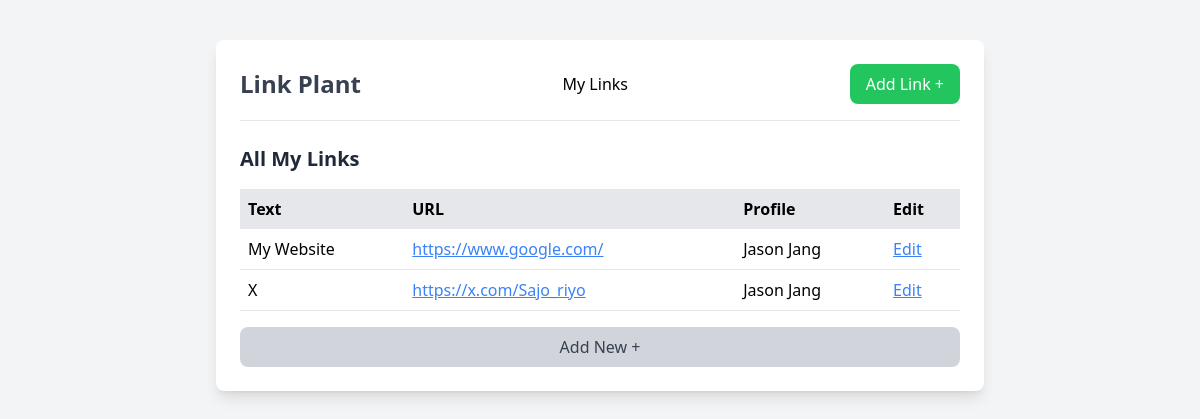
Before: / with the older database file.
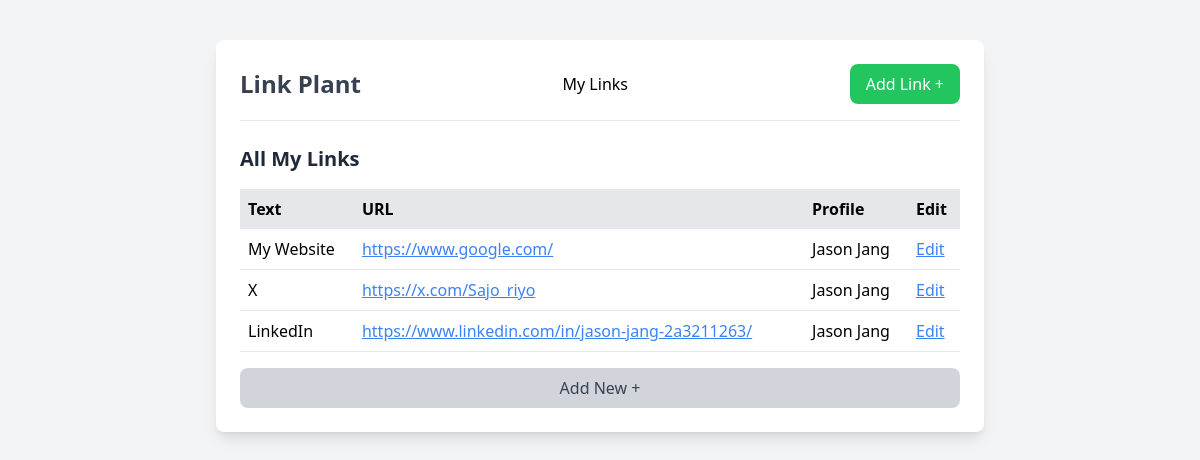
After: the same page with the newer database file.
### link_plant/models.py (models this page shows, shortened)
class Link(models.Model):
    text = models.CharField(max_length=100)
    url = models.URLField()
    profile = models.ForeignKey(Profile, on_delete=models.CASCADE,related_name='links')

class Profile(models.Model):
    BG_CHOICES = (
        ('blue','Blue'),
        ('green', 'Green'),
        ('yellow', 'Yellow'),
    )
    name = models.CharField(max_length=100)
    slug = models.SlugField(max_length=100)
    bg_color = models.CharField(max_length=50, choices=BG_CHOICES)

### link_plant/views.py (the view)
# urls.py: path('',LinkListView.as_view(), name='link-list'),
class LinkListView(ListView):
    model = Link

### link_plant/templates/link_plant/link_list.html
{% extends 'link_plant/_base.html' %}
{% block content %}
    <div class="mt-6">
        <h2 class="text-xl font-semibold text-gray-800 mb-4">All My Links</h2>
        <table class="w-full border-collapse bg-white">
            <thead>
                <tr class="bg-gray-200">
                    <th class="p-2 text-left">Text</th>
                    <th class="p-2 text-left">URL</th>
                    <th class="p-2 text-left">Profile</th>
                    <th class="p-2 text-left">Edit</th>
                </tr>
            </thead>
            <tbody>
                {% for link in object_list %}
                <tr class="border-b">
                    <td class="p-2">{{ link.text }}</td>
                    <td class="p-2">
                        <a href="{{ link.url }}" class="text-blue-500 underline" target="_blank">{{ link.url }}</a>
                    </td>
                    <td class="p-2">{{ link.profile.name }}</td>
                    <td class="p-2">
                        <a href="{#}" class="text-blue-500 underline">Edit</a>
                    </td>
                </tr>
                {% endfor %}
            </tbody>
        </table>
        <div class="mt-4">
            <a href="#" class="w-full bg-gray-300 text-gray-700 px-4 py-2 rounded-lg block text-center">Add New +</a>
        </div>
    </div>
</div>
{% endblock %}

### link_plant/templates/link_plant/_base.html (shortened to what this page needs)
<!DOCTYPE html>
<html lang="en">
<head>
    <script src="https://cdn.tailwindcss.com"></script>
</head>
<body class="bg-gray-100">
    <div class="max-w-3xl mx-auto mt-10 bg-white shadow-lg rounded-lg p-6">
        <div class="flex justify-between items-center border-b pb-4">
            <h1 class="text-2xl font-semibold text-gray-700">Link Plant</h1>
            <a href="{% url 'link-list' %}" class="mr-5 hover:text-gray-900">My Links</a>
            <button class="bg-green-500 text-white px-4 py-2 rounded-lg">Add Link +</button>
        </div>
        {% block content %}
        {% endblock content %}
</body>
</html>

Changed rows visible on the page:
added Link: text "LinkedIn", url "https://www.linkedin.com/in/jason-jang-2a3211263/", profile.name "Jason Jang"
